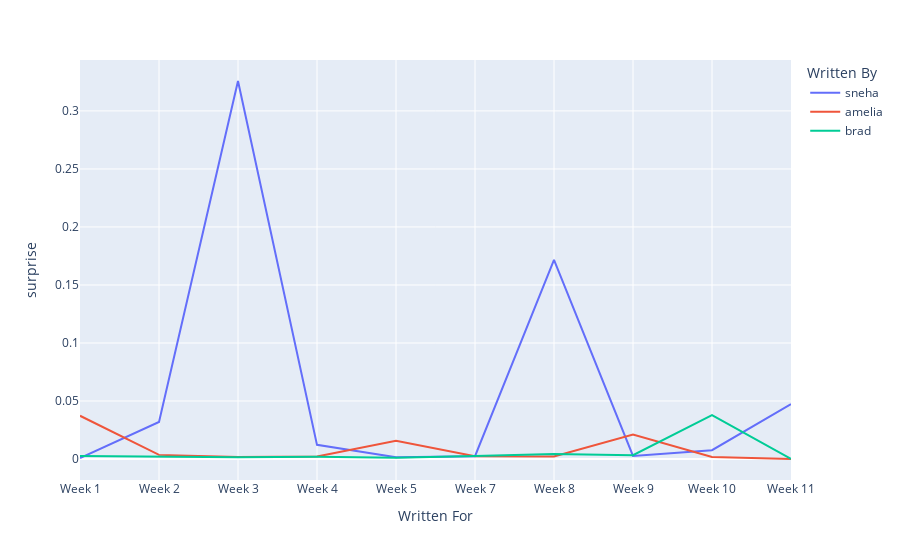

Write notebook code for a chart like this one.
### Code cell
p6 = px.line(chart, x="Written For", y = "surprise", color = "Written By")
p6.show()

### Figure 1 — Plotly figure (JSON) as saved in the notebook; plotly's stock layout.template omitted (floating-point values rounded to 4 significant figures)
{"data": [{"hovertemplate": "Written By=sneha<br>Written For=%{x}<br>surprise=%{y}<extra></extra>", "legendgroup": "sneha", "line": {"color": "#636efa", "dash": "solid"}, "marker": {"symbol": "circle"}, "mode": "lines", "name": "sneha", "orientation": "v", "showlegend": true, "type": "scatter", "x": ["Week 1", "Week 2", "Week 3", "Week 4", "Week 5", "Week 7", "Week 8", "Week 9", "Week 10", "Week 11"], "xaxis": "x", "y": [0.000756, 0.03188, 0.3258, 0.0122, 0.001427, 0.002399, 0.1717, 0.002644, 0.007626, 0.04724], "yaxis": "y"}, {"hovertemplate": "Written By=amelia<br>Written For=%{x}<br>surprise=%{y}<extra></extra>", "legendgroup": "amelia", "line": {"color": "#EF553B", "dash": "solid"}, "marker": {"symbol": "circle"}, "mode": "lines", "name": "amelia", "orientation": "v", "showlegend": true, "type": "scatter", "x": ["Week 1", "Week 2", "Week 3", "Week 4", "Week 5", "Week 7", "Week 8", "Week 9", "Week 10", "Week 11"], "xaxis": "x", "y": [0.03727, 0.003552, 0.001804, 0.002175, 0.01582, 0.002445, 0.002252, 0.02116, 0.001673, 0], "yaxis": "y"}, {"hovertemplate": "Written By=brad<br>Written For=%{x}<br>surprise=%{y}<extra></extra>", "legendgroup": "brad", "line": {"color": "#00cc96", "dash": "solid"}, "marker": {"symbol": "circle"}, "mode": "lines", "name": "brad", "orientation": "v", "showlegend": true, "type": "scatter", "x": ["Week 1", "Week 2", "Week 3", "Week 4", "Week 5", "Week 7", "Week 8", "Week 9", "Week 10", "Week 11"], "xaxis": "x", "y": [0.002668, 0.002029, 0.00146, 0.00185, 0.0009884, 0.002524, 0.004209, 0.003307, 0.03784, 0], "yaxis": "y"}], "layout": {"legend": {"title": {"text": "Written By"}, "tracegroupgap": 0}, "margin": {"t": 60}, "xaxis": {"anchor": "y", "domain": [0, 1], "title": {"text": "Written For"}}, "yaxis": {"anchor": "x", "domain": [0, 1], "title": {"text": "surprise"}}}}
